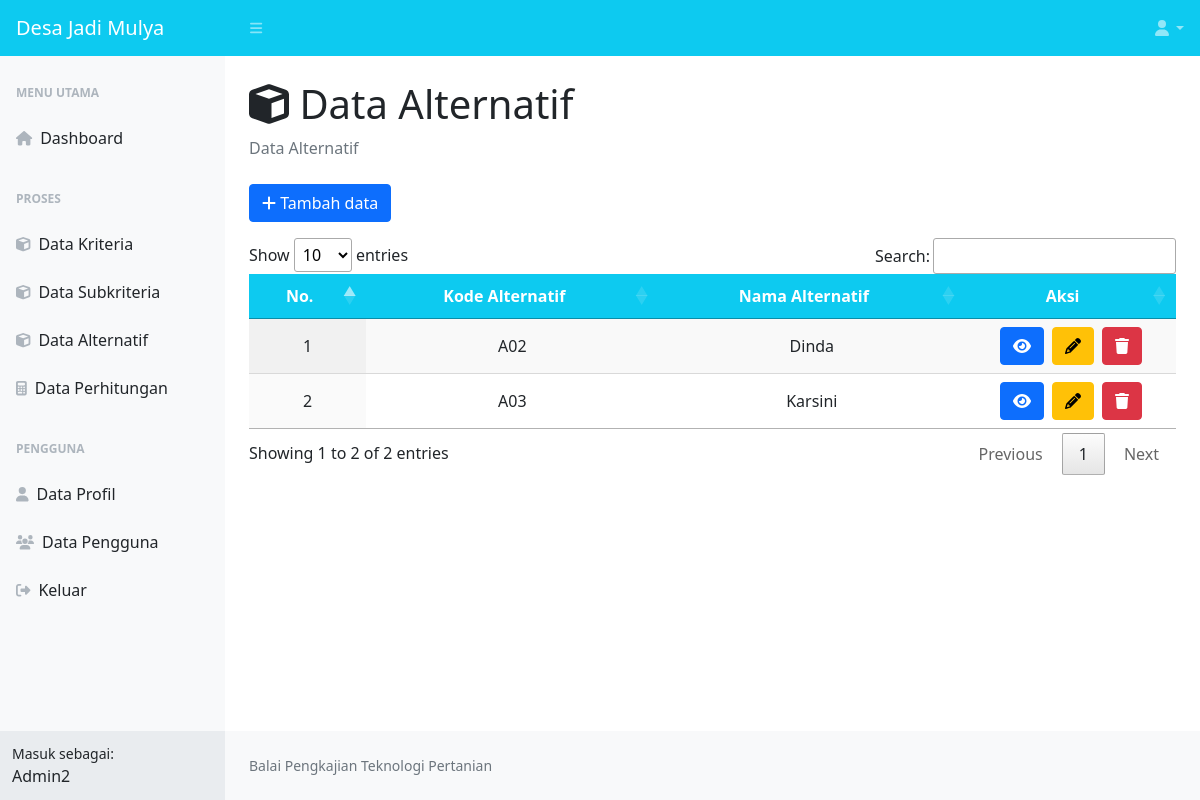
Page /data-alternatif.php (signed in) on the committed database.
### tables this page shows
CREATE TABLE `alternatif` (
  `id_alternatif` int(11) NOT NULL,
  `kode_alternatif` varchar(10) NOT NULL,
  `nama_alternatif` varchar(25) NOT NULL,
  `username` varchar(20) NOT NULL
);

### data-alternatif.php (the view, shortened to what this page needs)
<?php
include 'koneksi.php';
?>
<!DOCTYPE html>
<html lang="en">
<head>
    <link href="css/styles_dash.css" rel="stylesheet" />
    <link rel="stylesheet" type="text/css" href="css/jquery.dataTables.css">
</head>
<body class="sb-nav-fixed">
    <nav class="sb-topnav navbar navbar-expand navbar-dark bg-info hstack gap-3">
        <a class="navbar-brand ps-3" href="menu-utama.php">Desa Jadi Mulya</a>
        <button class="btn btn-link btn-sm order-1 order-lg-0 me-4 me-lg-0" id="sidebarToggle" href="#!"><i class="fas fa-bars"></i></button>
        <ul class="navbar-nav ms-auto pe-2">
            <li class="nav-item dropdown">
                <a class="nav-link dropdown-toggle" id="navbarDropdown" href="#" role="button" data-bs-toggle="dropdown" aria-expanded="false"><i class="fas fa-user fa-fw"></i></a>
            </li>
        </ul>
    </nav>
    <div id="layoutSidenav">
        <div id="layoutSidenav_nav">
            <nav class="sb-sidenav accordion sb-sidenav-light" id="sidenavAccordion">
                <div class="sb-sidenav-menu">
                    <div class="nav">
                        <div class="sb-sidenav-menu-heading">Menu Utama</div>
                        <a class="nav-link" href="menu-utama.php">
                            <div class="sb-nav-link-icon"><i class="fas fa-home"></i></div>
                            Dashboard
                        </a>
                        <div class="sb-sidenav-menu-heading">Proses</div>
                        <?php
                        if ($_SESSION['level'] == "Admin") {
                            echo "
                                <a class='nav-link' href='data-kriteria.php'>
                                    <div class='sb-nav-link-icon'><i class='fas fa-cube'></i></div>
                                    Data Kriteria
                                </a>
                                <a class='nav-link' href='data-subkriteria.php'>
                                    <div class='sb-nav-link-icon'><i class='fas fa-cube'></i></div>
                                    Data Subkriteria
                                </a>
                                ";
                        }
                        ?>
                        <a class="nav-link" href="data-alternatif.php">
                            <div class="sb-nav-link-icon"><i class="fas fa-cube"></i></div>
                            Data Alternatif
                        </a>
                        <a class="nav-link" href="data-perhitungan.php">
                            <div class="sb-nav-link-icon"><i class="fas fa-calculator"></i></div>
                            Data Perhitungan
                        </a>
                        <div class="sb-sidenav-menu-heading">Pengguna</div>
                        <a class="nav-link" href="data-profile.php">
                            <div class="sb-nav-link-icon"><i class="fas fa-user"></i></div>
                            Data Profil
                        </a>
                        <?php
                        if ($_SESSION['level'] == "Admin") {
                            echo "
                                <a class='nav-link' href='data-pengguna.php'>
                                    <div class='sb-nav-link-icon'><i class='fas fa-users'></i></div>
                                    Data Pengguna
                                </a>
                                ";
                        }
                        ?>
                        <a class="nav-link" href="#" data-bs-toggle="modal" data-bs-target="#keluar">
                            <div class="sb-nav-link-icon"><i class="fas fa-sign-out-alt"></i></div>
                            Keluar
                        </a>
                    </div>
                </div>
                <div class="sb-sidenav-footer">
                    <div class="small">Masuk sebagai:</div>
                    <?= $_SESSION['username']; ?>
                </div>
            </nav>
        </div>
        <div id="layoutSidenav_content">
            <main>
                <div class="container-fluid px-4">
                    <h1 class="mt-4"><i class="fas fa-cube"></i> Data Alternatif</h1>
                    <ol class="breadcrumb mb-4">
                        <li class="breadcrumb-item active">Data Alternatif</li>
                    </ol>
                    <div class="row">
                        <div class="col-sm-12">
                            <a class="btn btn-primary" data-bs-toggle="modal" data-bs-target="#tambah_data"><i class="fas fa-plus"></i> Tambah data</a>
                            <div class="table-responsive mt-3">
                                <table id="data-alternatif" class="cell-bordered display" width="100%">
                                    <thead class="bg-info">
                                        <tr>
                                            <th class="text-center text-white">No.</th>
                                            <th class="text-center text-white">Kode Alternatif</th>
                                            <th class="text-center text-white">Nama Alternatif</th>
                                            <th class="text-center text-white">Aksi</th>
                                        </tr>
                                    </thead>
                                    <tbody>
                                        <?php
                                        $get_admin_user = mysqli_fetch_array(mysqli_query($koneksi, "SELECT * FROM pengguna WHERE level = 'Admin' ORDER BY id_pengguna ASC LIMIT 1"));
                                        $username1 = $_SESSION['username'];
                                        $username2 = $get_admin_user['username'];
                                        $query = mysqli_query($koneksi, "SELECT * FROM alternatif WHERE username = '$username1' OR username = '$username2'");
                                        $no = 1;
                                        while ($baris = mysqli_fetch_array($query)) {
                                        ?>
                                            <tr>
                                                <td class="text-center"><?= $no; ?></td>
                                                <td class="text-center"><?= $baris['kode_alternatif']; ?></td>
                                                <td class="text-center"><?= $baris['nama_alternatif']; ?></td>
                                                <td class="text-center">
                                                    <?php
                                                    if ($_SESSION['level'] == "Admin") {
                                                    ?>
                                                        <div class='d-flex justify-content-center'>
                                                            <a class="btn btn-primary me-2" data-bs-toggle="modal" data-bs-target="#view_data<?= $baris['id_alternatif']; ?>"><i class="fas fa-eye"></i></a>
                                                            <a class="btn btn-warning me-2" data-bs-toggle="modal" data-bs-target="#edit_data<?= $baris['id_alternatif']; ?>"><i class="fas fa-pencil"></i></a>
                                                            <a class="btn btn-danger" data-bs-toggle="modal" data-bs-target="#hapus_data<?= $baris['id_alternatif']; ?>"><i class="fas fa-trash"></i></a>
                                                        </div>
                                                    <?php
                                                    } else if ($_SESSION['level'] == "User" && $username1 == $baris['username']) {
                                                    ?>
                                                        <div class='d-flex justify-content-center'>
                                                            <a class="btn btn-primary me-2" data-bs-toggle="modal" data-bs-target="#view_data<?= $baris['id_alternatif']; ?>"><i class="fas fa-eye"></i></a>
                                                            <a class="btn btn-warning me-2" data-bs-toggle="modal" data-bs-target="#edit_data<?= $baris['id_alternatif']; ?>"><i class="fas fa-pencil"></i></a>
                                                            <a class="btn btn-danger" data-bs-toggle="modal" data-bs-target="#hapus_data<?= $baris['id_alternatif']; ?>"><i class="fas fa-trash"></i></a>
                                                        </div>
                                                    <?php
                                                    } else if ($_SESSION['level'] == "User" && $username1 != $baris['username']) {
                                                    ?>
                                                        <a class="btn btn-primary" data-bs-toggle="modal" data-bs-target="#view_data<?= $baris['id_alternatif']; ?>"><i class="fas fa-eye"></i></a>
                                                    <?php
                                                    }
                                                    ?>
                                                </td>
                                            </tr>
                                        <?php
                                            $no++;
                                        }
                                        ?>
                                    </tbody>
                                </table>
                            </div>
                        </div>
                    </div>
                </div>
            </main>
            <footer class="py-4 bg-light mt-auto">
                <div class="container-fluid px-4">
                    <div class="d-flex align-items-center justify-content-between small">
                        <div class="text-muted">Balai Pengkajian Teknologi Pertanian</div>
                    </div>
                </div>
            </footer>
        </div>
    </div>
</body>
</html>

### rows in the picture
alternatif: kode_alternatif "A02", nama_alternatif "Dinda"
alternatif: kode_alternatif "A03", nama_alternatif "Karsini"

### other values in the picture
$_SESSION['username'] "Admin2"
